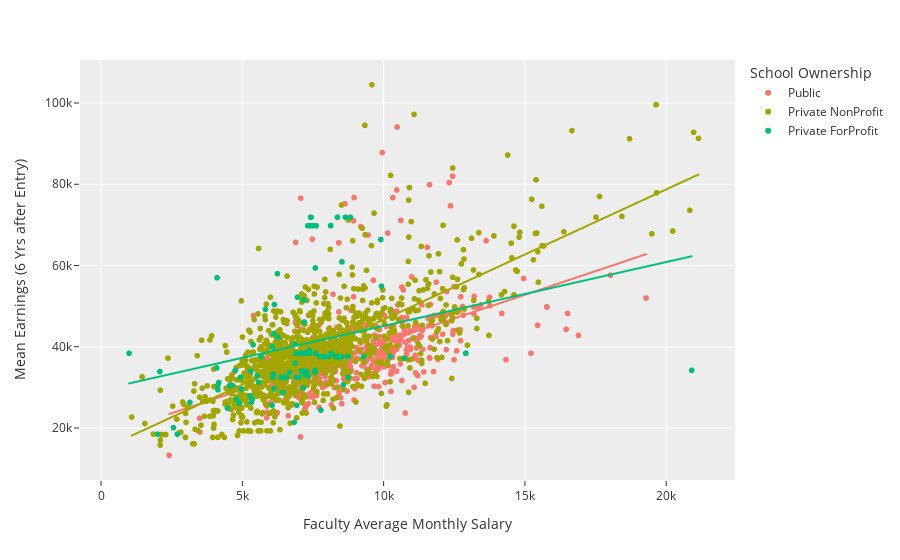

The notebook cell this image was saved under:
### Code cell
# plots to make:
# faculty salary by mean earnings 6,10 years
# hue = school ownership
fe = px.scatter(data_frame = df, color="School Ownership",
                x = "Faculty Average Monthly Salary", y = "Mean Earnings (6 Yrs after Entry)",
                hover_name=df['School Name'], trendline='ols',template = 'ggplot2')
fe.update_layout(hovermode='closest')

### Figure 1 — Plotly figure (JSON) as saved in the notebook; plotly's stock layout.template omitted (floating-point values rounded to 4 significant figures; data arrays with more than 128 entries replaced by an {"elided": "..."} marker saying what was removed)
{"data": [{"hovertemplate": "<b>%{hovertext}</b><br><br>School Ownership=Public<br>Faculty Average Monthly Salary=%{x}<br>Mean Earnings (6 Yrs after Entry)=%{y}<extra></extra>", "hovertext": {"elided": "581 str values"}, "legendgroup": "Public", "marker": {"color": "#F8766D", "symbol": "circle"}, "mode": "markers", "name": "Public", "showlegend": true, "type": "scattergl", "x": {"elided": "581 int values"}, "xaxis": "x", "y": {"elided": "581 int values"}, "yaxis": "y"}, {"hovertemplate": "<b>OLS trendline</b><br>Mean Earnings (6 Yrs after Entry) = 2.33171 * Faculty Average Monthly Salary + 17818.4<br>R<sup>2</sup>=0.260741<br><br>School Ownership=Public<br>Faculty Average Monthly Salary=%{x}<br>Mean Earnings (6 Yrs after Entry)=%{y} <b>(trend)</b><extra></extra>", "legendgroup": "Public", "marker": {"color": "#F8766D", "symbol": "circle"}, "mode": "lines", "name": "Public", "showlegend": false, "type": "scattergl", "x": {"elided": "552 int values"}, "xaxis": "x", "y": {"elided": "552 float values"}, "yaxis": "y"}, {"hovertemplate": "<b>%{hovertext}</b><br><br>School Ownership=Private NonProfit<br>Faculty Average Monthly Salary=%{x}<br>Mean Earnings (6 Yrs after Entry)=%{y}<extra></extra>", "hovertext": {"elided": "1251 str values"}, "legendgroup": "Private NonProfit", "marker": {"color": "#A3A500", "symbol": "circle"}, "mode": "markers", "name": "Private NonProfit", "showlegend": true, "type": "scattergl", "x": {"elided": "1251 int values"}, "xaxis": "x", "y": {"elided": "1251 int values"}, "yaxis": "y"}, {"hovertemplate": "<b>OLS trendline</b><br>Mean Earnings (6 Yrs after Entry) = 3.20452 * Faculty Average Monthly Salary + 14652.2<br>R<sup>2</sup>=0.543207<br><br>School Ownership=Private NonProfit<br>Faculty Average Monthly Salary=%{x}<br>Mean Earnings (6 Yrs after Entry)=%{y} <b>(trend)</b><extra></extra>", "legendgroup": "Private NonProfit", "marker": {"color": "#A3A500", "symbol": "circle"}, "mode": "lines", "name": "Private NonProfit", "showlegend": false, "type": "scattergl", "x": {"elided": "1057 int values"}, "xaxis": "x", "y": {"elided": "1057 float values"}, "yaxis": "y"}, {"hovertemplate": "<b>%{hovertext}</b><br><br>School Ownership=Private ForProfit<br>Faculty Average Monthly Salary=%{x}<br>Mean Earnings (6 Yrs after Entry)=%{y}<extra></extra>", "hovertext": {"elided": "157 str values"}, "legendgroup": "Private ForProfit", "marker": {"color": "#00BF7D", "symbol": "circle"}, "mode": "markers", "name": "Private ForProfit", "showlegend": true, "type": "scattergl", "x": {"elided": "157 int values"}, "xaxis": "x", "y": {"elided": "157 int values"}, "yaxis": "y"}, {"hovertemplate": "<b>OLS trendline</b><br>Mean Earnings (6 Yrs after Entry) = 1.57215 * Faculty Average Monthly Salary + 29417<br>R<sup>2</sup>=0.076003<br><br>School Ownership=Private ForProfit<br>Faculty Average Monthly Salary=%{x}<br>Mean Earnings (6 Yrs after Entry)=%{y} <b>(trend)</b><extra></extra>", "legendgroup": "Private ForProfit", "marker": {"color": "#00BF7D", "symbol": "circle"}, "mode": "lines", "name": "Private ForProfit", "showlegend": false, "type": "scattergl", "x": [993, 2000, 2083, 2563, 2700, 3146, 4094, 4106, 4130, 4138, 4167, 4474, 4547, 4649, 4750, 4792, 4896, 4930, 4970, 5278, 5297, 5315, 5353, 5381, 5522, 5579, 5663, 5815, 6052, 6061, 6079, 6079, 6086, 6112, 6118, 6133, 6241, 6277, 6365, 6392, 6432, 6505, 6562, 6667, 6835, 6858, 6870, 6886, 6886, 6886, 6886, 6886, 6908, 6925, 6949, 7002, 7042, 7102, 7107, 7162, 7179, 7191, 7193, 7194, 7262, 7273, 7311, 7328, 7353, 7373, 7378, 7415, 7417, 7436, 7499, 7499, 7560, 7579, 7581, 7595, 7616, 7739, 7778, 7889, 8054, 8124, 8124, 8124, 8154, 8305, 8347, 8365, 8397, 8506, 8524, 8526, 8572, 8649, 8736, 8741, 8827, 9297, 9900, 9925, 10239, 10732, 12911, 12911, 12911, 12911, 20903], "xaxis": "x", "y": [30980.0, 32560.0, 32690.0, 33450.0, 33660.0, 34360.0, 35850.0, 35870.0, 35910.0, 35920.0, 35970.0, 36450.0, 36570.0, 36730.0, 36880.0, 36950.0, 37110.0, 37170.0, 37230.0, 37710.0, 37740.0, 37770.0, 37830.0, 37880.0, 38100.0, 38190.0, 38320.0, 38560.0, 38930.0, 38950.0, 38970.0, 38970.0, 38990.0, 39030.0, 39040.0, 39060.0, 39230.0, 39290.0, 39420.0, 39470.0, 39530.0, 39640.0, 39730.0, 39900.0, 40160.0, 40200.0, 40220.0, 40240.0, 40240.0, 40240.0, 40240.0, 40240.0, 40280.0, 40300.0, 40340.0, 40430.0, 40490.0, 40580.0, 40590.0, 40680.0, 40700.0, 40720.0, 40730.0, 40730.0, 40830.0, 40850.0, 40910.0, 40940.0, 40980.0, 41010.0, 41020.0, 41070.0, 41080.0, 41110.0, 41210.0, 41210.0, 41300.0, 41330.0, 41340.0, 41360.0, 41390.0, 41580.0, 41650.0, 41820.0, 42080.0, 42190.0, 42190.0, 42190.0, 42240.0, 42470.0, 42540.0, 42570.0, 42620.0, 42790.0, 42820.0, 42820.0, 42890.0, 43010.0, 43150.0, 43160.0, 43290.0, 44030.0, 44980.0, 45020.0, 45510.0, 46290.0, 49710.0, 49710.0, 49710.0, 49710.0, 62280.0], "yaxis": "y"}], "layout": {"hovermode": "closest", "legend": {"title": {"text": "School Ownership"}, "tracegroupgap": 0}, "margin": {"t": 60}, "xaxis": {"anchor": "y", "domain": [0, 1], "title": {"text": "Faculty Average Monthly Salary"}}, "yaxis": {"anchor": "x", "domain": [0, 1], "title": {"text": "Mean Earnings (6 Yrs after Entry)"}}}}
